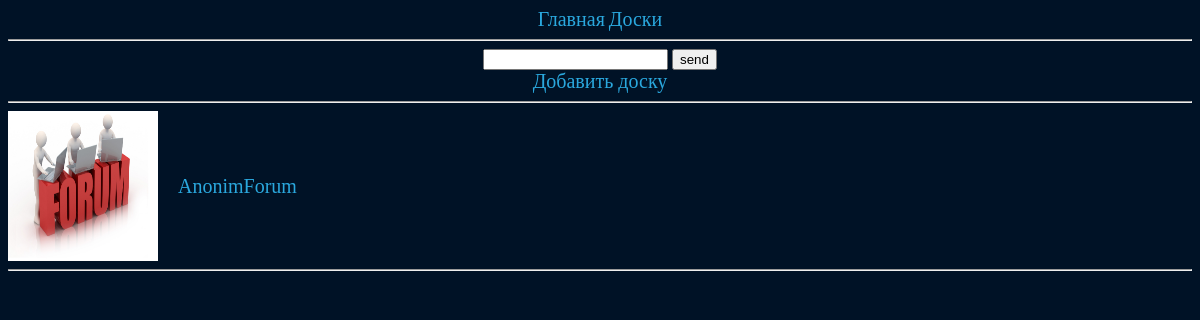
/boards, run on an earlier commit of the app's database.
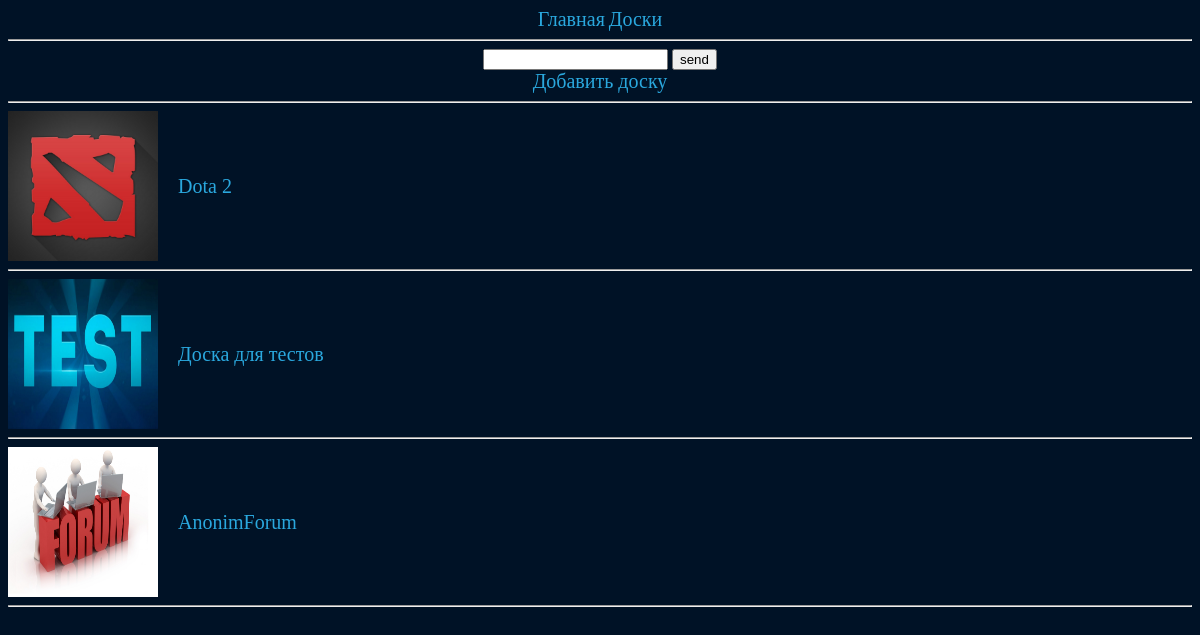
And on a later commit of the database.
### Forum/models.py (models this page shows)
class Board(models.Model):
    uuid = models.CharField(default=uuid.uuid4, blank=False, unique=True, editable=False, max_length=120)
    name = models.CharField(max_length=120)
    creation_date = models.DateField(default=datetime.date.today)
    image = models.ImageField(blank=True, upload_to="Forum/")

### Forum/views.py (the view)
# urls.py: path("boards", boards),
def boards(request):
    boards = Board.objects.all().order_by("-creation_date")
    return render(request, "boards.html", context={"boards": boards})

### templates/boards.html (shortened to what this page needs)
{% extends "base.html" %}
{% load static %}
{% block style %}<link rel="stylesheet" href="{% static 'Forum/css/main.css' %}">{% endblock %}
{% block body %}
    <form>
    <input type="text">
    <input type="submit" value="send">
    </form>
    <a href="/boards/create">Добавить доску</a>
    <hr>
    <div class="boards">
    {% for b in boards %}
        <div class="board">
        <img width="150" height="150" src="{{b.image.url}}">
            <a style="margin-left: 20px " href="/boards/{{ b.uuid }}">{{ b.name }}</a>
        </div>
        <hr>
    {% endfor %}
    </div>
{% endblock %}

What changed in the data, as far as the page shows it:
added Board: image (picture), name "Dota 2"
added Board: image (picture), name "Доска для тестов"
